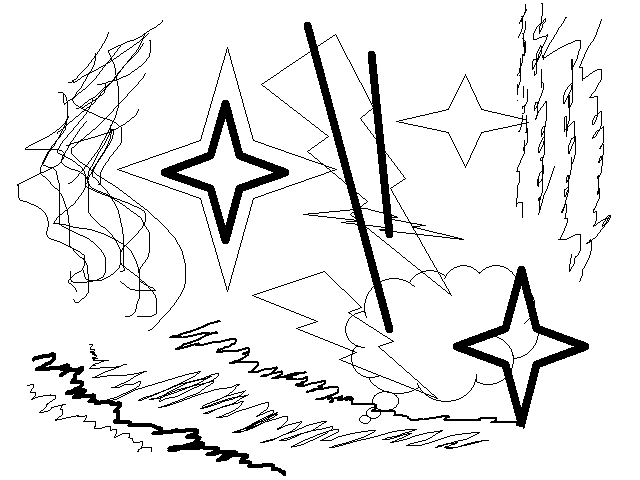
//> input picture learning opencv practice/6_2/1.bmp, 640 x 480 px
$ ./6_2   (built with g++ and OpenCV 4)
//> lines starting //> are read from the running program, lines starting //| are printed output that depends on the picture; after the words box and inside, x2 and y2 are one past the last pixel; in counts of white or black regions, pixels touching at a corner belong together
#include<opencv.hpp>
#include<cv.h>
#include<highgui.h>

using namespace cv;
using namespace std;


int main(int argc, char* argv)
{
    Mat img = imread("1.bmp");
//> img is the input picture: 480 rows x 640 cols, CV_8UC3; 91.8% white; 15 black regions (2 under 20 px), largest, box (x1, y1, x2, y2) and area: (117, 22, 589, 429) 11959, (32, 344, 489, 476) 4628, (161, 100, 289, 244) 3157
    imshow("src",img);

    Mat kern = (Mat_<float>(3, 3) << 0.0625, 0.125, 0.0625, 0.125, 0.25, 0.125, 0.0625, 0.125, 0.0625);
    Mat img1;
    filter2D(img,img1,img.depth(),kern);
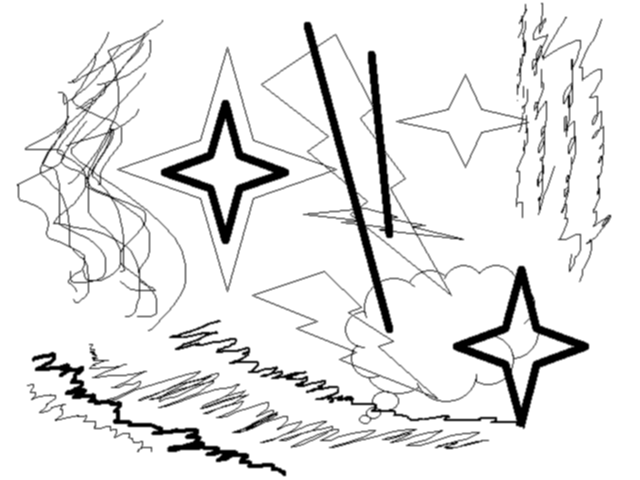
//> img1: 480 rows x 640 cols, CV_8UC3; min 0, max 255, mean 234.1
    imshow("dst",img1);

    Mat kern1 = (Mat_<float>(1, 3) << 0.25, 0.5, 0.25);
    Mat kern2 = (Mat_<float>(3, 1) << 0.25, 0.5, 0.25);
    Mat img2;
    Mat img3;
    filter2D(img, img2, img.depth(), kern1);
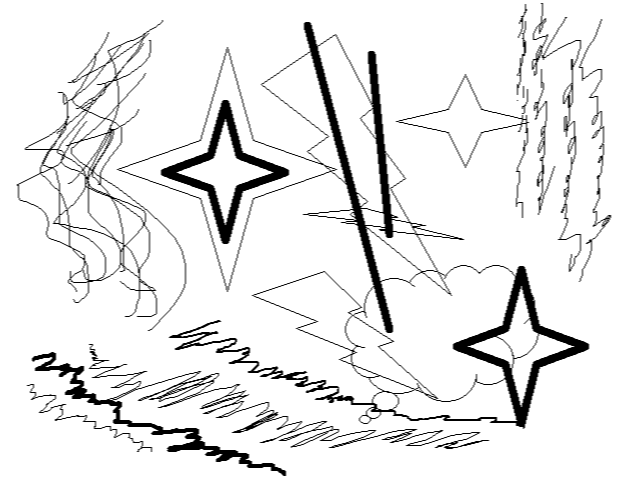
//> img2: 480 rows x 640 cols, CV_8UC3; min 0, max 255, mean 234.1
    filter2D(img2, img3, img2.depth(),kern2);
    imshow("dst1", img2);
    imshow("dst2", img3);
    // [22 lines of commented-out code are left out]

    waitKey();
    return 0;
}
